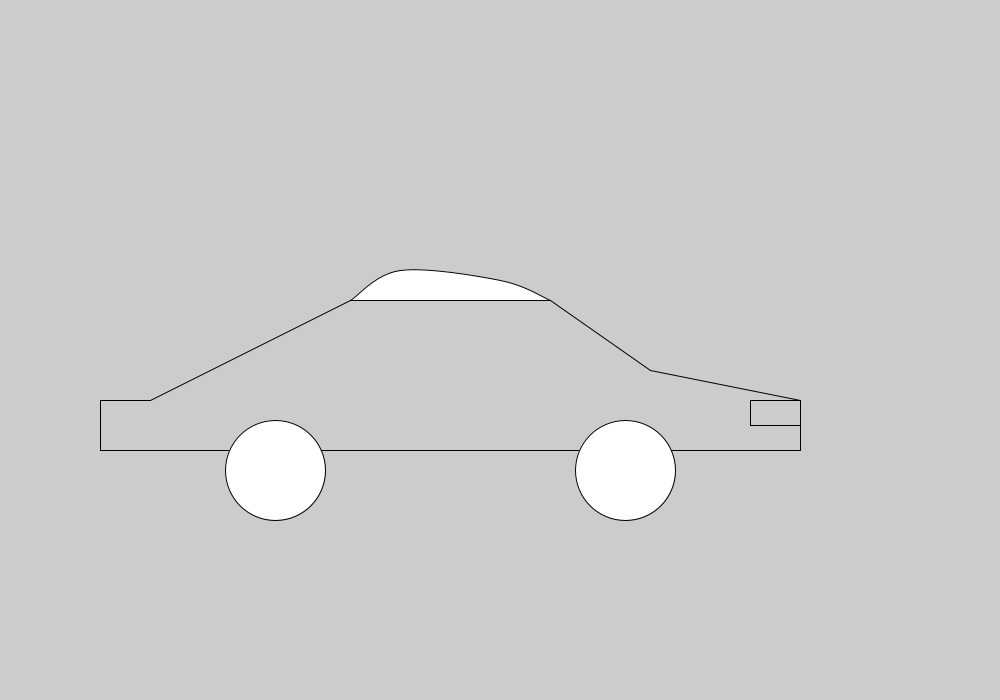
Frame 1 (no input)
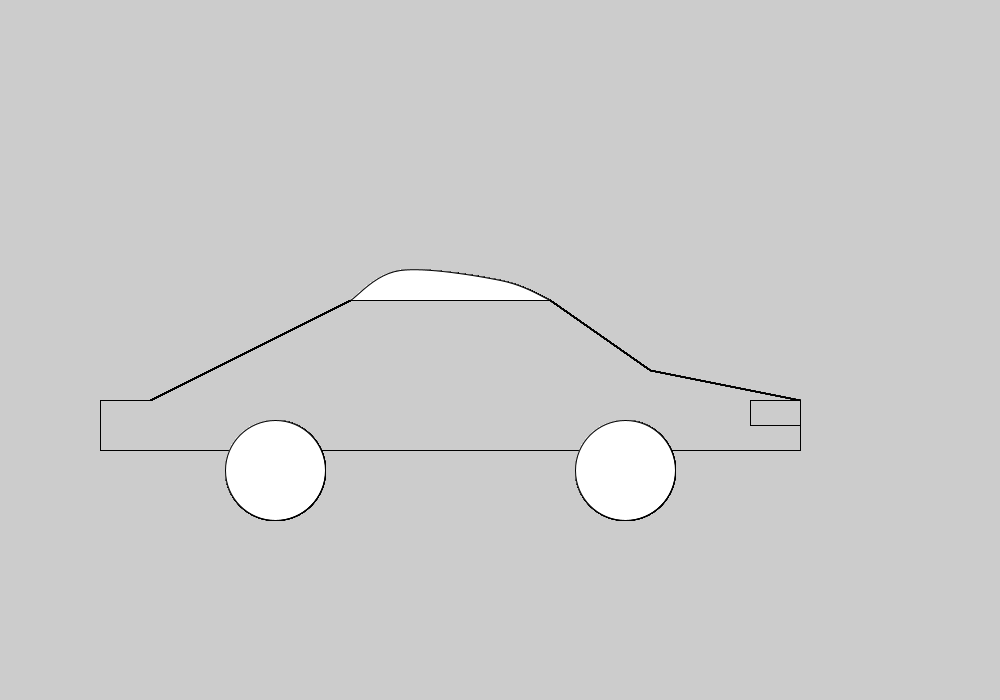
Frame 60 (the mouse pressed at the canvas centre just before this capture)
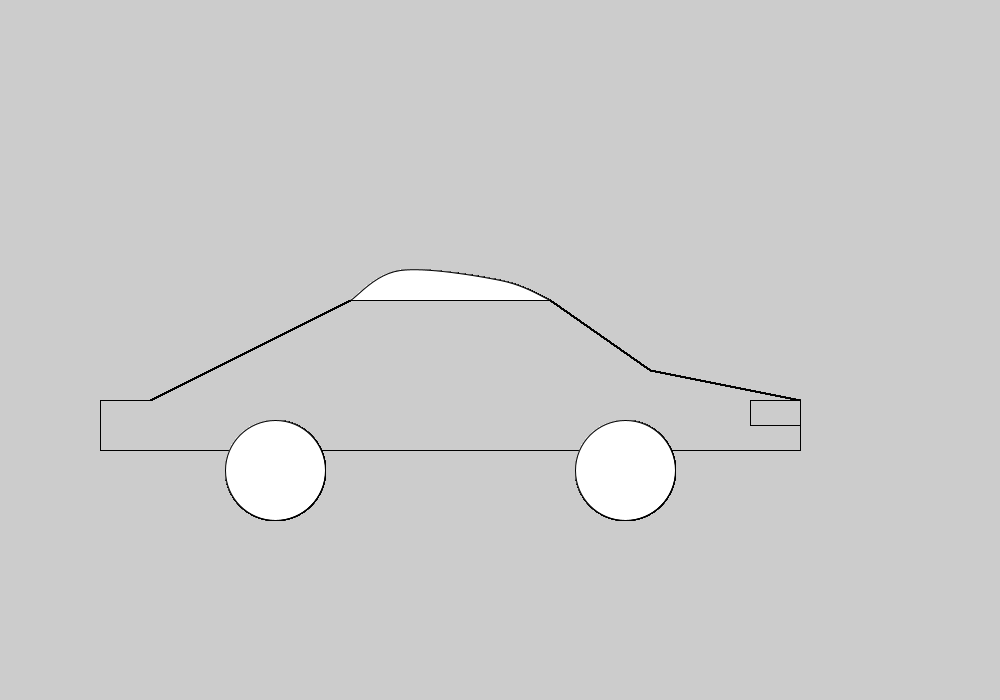
Frame 120 (the mouse held since frame 60 and released just before this capture)

The Processing sketch that drew these frames (run headless with seeded random() and noise(); from frame 60 on, the mouse is pressed at the canvas centre):

// Processing sketch: zvonlotten_PPs1_*_S2021
// ── zvonlotten_PPs1_*_S2021.pde
void setup() {
 size(1000,700);
}
void draw(){
 line(350, 300, 550,300);
  line(650,370,550,300);
  line(150,400,350,300);
  line(750,400,800,400);
  line(100,400,150,400);
  line(100,400,100,450);
  line(800,400,800,450);
  line(750,400,750,425);
   line(750,425,800,425);
  line(100,450,800,450);
  circle(275,470,100);
  circle(625,470,100);

  beginShape();
  curveVertex(350, 300);
curveVertex(350, 300);
curveVertex(400,  270);
curveVertex(500,  280);
curveVertex(550, 300);
curveVertex(550, 300);
endShape();

beginShape();
curveVertex(650, 370);
curveVertex(650, 370);
curveVertex(675,  375);
curveVertex(700,  380);
curveVertex(800, 400);
curveVertex(800, 400);
endShape();


}
